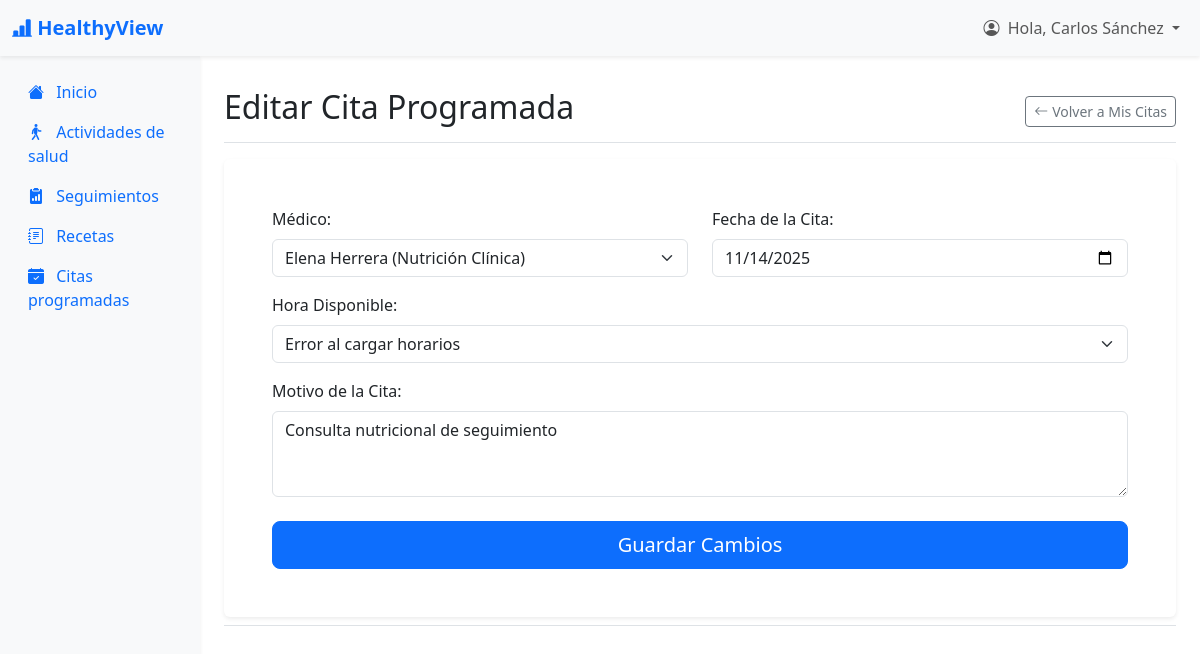
Page /index.php?action=showEditarCita&idCita=1 (signed in) on the committed database.
### tables this page shows
CREATE TABLE `cita` (
  `idCita` int(11) NOT NULL AUTO_INCREMENT,
  `idPaciente` int(11) NOT NULL,
  `idMedico` int(11) NOT NULL,
  `fechaHora` datetime NOT NULL,
  `duracionMin` int(11) DEFAULT 30,
  `motivo` varchar(255) DEFAULT NULL,
  `estado` enum('Programada','Completada','Cancelada','NoAsistida') DEFAULT 'Programada',
  `creadoEn` datetime DEFAULT current_timestamp(),
  PRIMARY KEY (`idCita`),
  KEY `idPaciente` (`idPaciente`),
  KEY `idMedico` (`idMedico`),
  CONSTRAINT `cita_ibfk_1` FOREIGN KEY (`idPaciente`) REFERENCES `paciente` (`idPaciente`) ON UPDATE CASCADE,
  CONSTRAINT `cita_ibfk_2` FOREIGN KEY (`idMedico`) REFERENCES `medico` (`idMedico`) ON UPDATE CASCADE
);

CREATE TABLE `medico` (
  `idMedico` int(11) NOT NULL AUTO_INCREMENT,
  `nombre` varchar(150) NOT NULL,
  `apellidoPaterno` varchar(100) NOT NULL,
  `apellidoMaterno` varchar(100) DEFAULT NULL,
  `correo` varchar(150) NOT NULL,
  `passwordHash` varchar(255) NOT NULL,
  `especialidad` varchar(100) DEFAULT NULL,
  `telefono` varchar(20) DEFAULT NULL,
  `cedulaProfesional` varchar(50) DEFAULT NULL,
  `disponibilidad` varchar(100) DEFAULT NULL,
  `fechaRegistro` datetime DEFAULT current_timestamp(),
  `estado` tinyint(1) DEFAULT 1,
  PRIMARY KEY (`idMedico`),
  UNIQUE KEY `correo` (`correo`)
);

### app/controllers/PacienteController.php (called while the page is built, shortened)
<?php
include_once "app/models/PacienteModel.php";
class PacienteController {
    private $model;
    public function __construct($connection) {
        $this->model = new PacienteModel($connection);
    }
    public function showEditarCita() {
        $idCita = (int)$_GET['idCita'];
        $idPaciente = $_SESSION['usuario_id'];
        $datosCita = $this->model->getCitaEspecifica($idCita, $idPaciente);
        $listaMedicos = $this->model->getMedicosActivos();
        include_once 'app/views/paciente/layout_paciente.php';
    }
}
?>

### app/models/PacienteModel.php (called while the page is built, shortened)
<?php
class PacienteModel {
    private $connection;
    public function __construct($connection) {
        $this->connection = $connection;
    }
    public function getCitaEspecifica($idCita, $idPaciente) {
        $sql = "SELECT idCita, idMedico, fechaHora, duracionMin, motivo
                FROM cita
                WHERE idCita = ? AND idPaciente = ?
                LIMIT 1";
        try {
            $statement = $this->connection->prepare($sql);
            $statement->bind_param("ii", $idCita, $idPaciente);
            $statement->execute();
            $result = $statement->get_result();
            return $result->fetch_assoc();
        } catch (mysqli_sql_exception $e) {
            return null;
        }
    }
    public function getMedicosActivos() {
        $sql = "SELECT idMedico, nombre, apellidoPaterno, especialidad
                FROM medico
                WHERE estado = 1";
        $result = $this->connection->query($sql);
        return $result->fetch_all(MYSQLI_ASSOC);
    }
}
?>

### app/views/paciente/view_editar_cita.php (the view, shortened to what this page needs)
<?php
$fechaCitaOriginal = date('Y-m-d', strtotime($datosCita['fechaHora']));
?>
<div class="d-flex justify-content-between flex-wrap flex-md-nowrap align-items-center pt-3 pb-2 mb-3 border-bottom">
    <h1 class="h2">Editar Cita Programada</h1>
    <div class="btn-toolbar mb-2 mb-md-0">
        <a href="index.php?action=verCitas" class="btn btn-sm btn-outline-secondary d-flex align-items-center">
            <i class="bi bi-arrow-left me-1"></i>
            Volver a Mis Citas
        </a>
    </div>
</div>
<div class="card border-0 shadow-sm">
    <div class="card-body p-4 p-md-5">
        <form action="index.php?action=updateCita" method="POST" onsubmit="return confirm('¿Estás seguro de que deseas guardar los cambios en esta cita?');">
            <div class="row">
                <div class="col-md-6 mb-3">
                    <label for="idMedico" class="form-label">Médico:</label>
                    <select class="form-select" id="idMedico" name="idMedico" required>
                        <?php foreach ($listaMedicos as $medico): ?>
                            <option value="<?php echo $medico['idMedico']; ?>" <?php echo ($medico['idMedico'] == $datosCita['idMedico']) ? 'selected' : ''; ?>>
                                <?php echo htmlspecialchars($medico['nombre'] . ' ' . $medico['apellidoPaterno'] . ' (' . $medico['especialidad'] . ')'); ?>
                            </option>
                        <?php endforeach; ?>
                    </select>
                </div>
                <div class="col-md-6 mb-3">
                    <label for="fecha" class="form-label">Fecha de la Cita:</label>
                    <?php
                        $hoy = date('Y-m-d');
                    ?>
                    <input type="date" class="form-control" id="fecha" name="fecha" min="<?php echo $hoy; ?>" value="<?php echo $fechaCitaOriginal; ?>" required>
                </div>
            </div>
            <div class="mb-3">
                <label for="hora" class="form-label">Hora Disponible:</label>
                <select class="form-select" id="hora" name="hora" required>
                    <option value="" selected>-- Cargando horarios... --</option>
                </select>
            </div>
            <div class="mb-3">
                <label for="motivo" class="form-label">Motivo de la Cita:</label>
                <textarea class="form-control" id="motivo" name="motivo" rows="3" placeholder="Ej: Consulta de seguimiento, Revisión de dieta..." required><?php echo htmlspecialchars($datosCita['motivo']); ?></textarea>
            </div>
            <div class="d-grid mt-4">
                <button type="submit" class="btn btn-primary btn-lg" name="actualizarCita">Guardar Cambios</button>
            </div>
        </form>
    </div>
</div>

### rows in the picture
cita: idMedico "Elena Herrera (Nutrición Clínica)", fecha "11/14/2025", motivo "Consulta nutricional de seguimiento"

### other values in the picture
$_SESSION['usuario_nombre'] "Carlos Sánchez"
